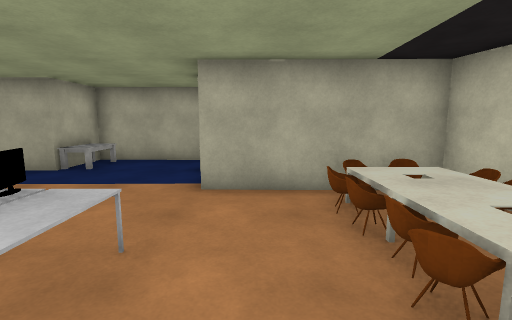
view 1 (above)

14 first-person views from a walk through a Unity game level. The camera is 1.5 m above the floor, tilts 8° down and sees 85° across. The floor is counted in squares, 1 m on a side. Each view is taken from the middle of a square. On the plan, view 1 faces up. The plan holds only what a view shows up to about 14 squares ahead; the rest is blank. The player character is not drawn. Surface patterns are stand-ins for the level's own textures.

view 2
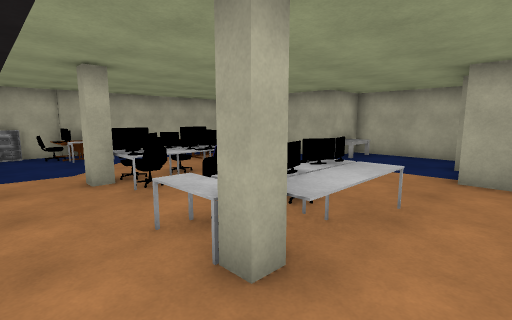

view 3
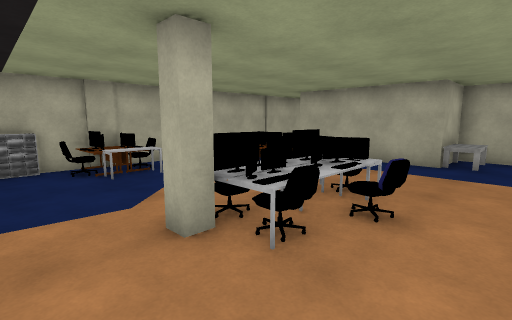

view 4
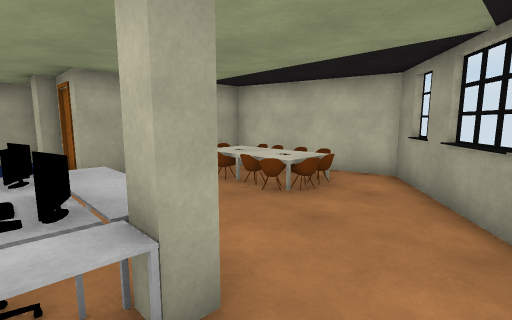

view 5
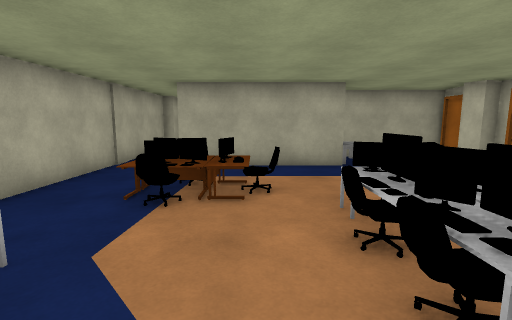

view 6
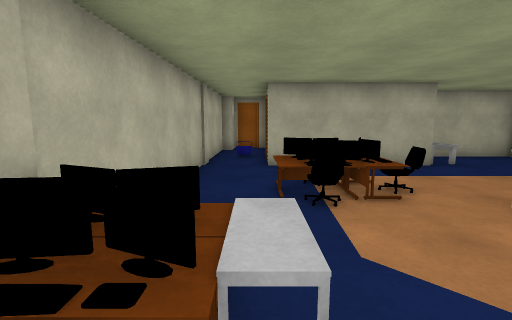

view 7
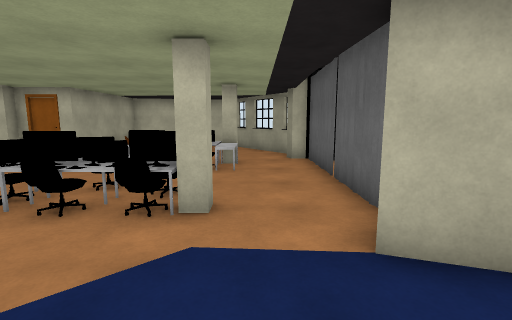

view 8
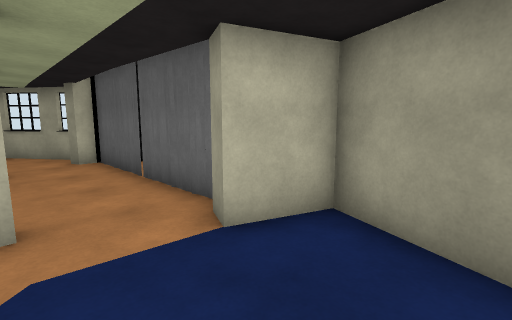

view 9
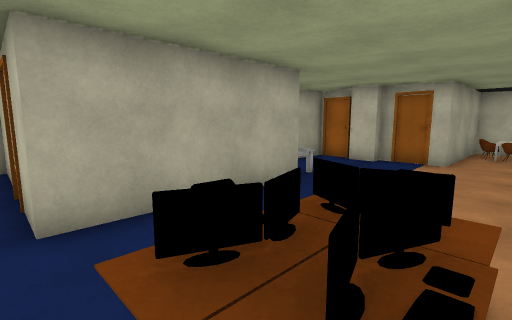

view 10
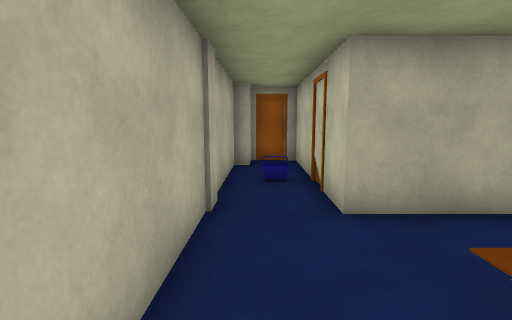

view 11
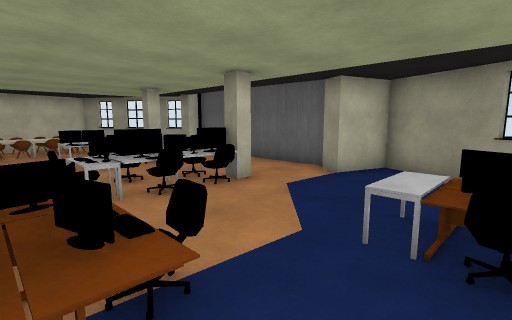

view 12
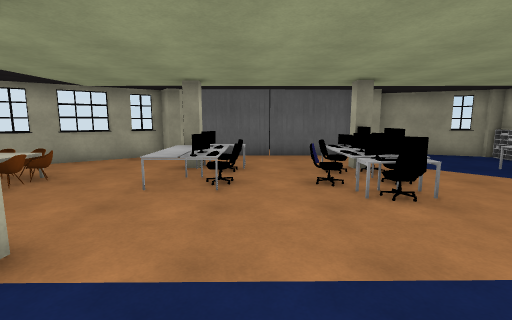

view 13
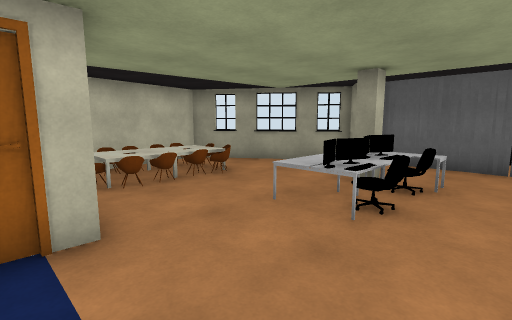

view 14
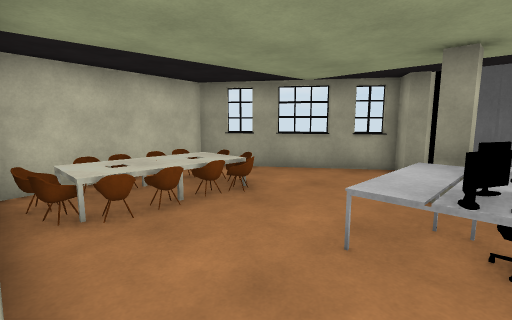

### Floor plan
Key: @ floor where view 1 was taken; # wall or solid block; . floor; = window, fence, low wall or low ledge; ^ raised ledge; O other object.
Columns run from 14 left of view 1 to 5 right of it. Each row starts with its distance up from view 1.
 15  ###
 14 ##.#
 13 #..#
 12 #..#
 11 #..#    ######
 10 #..#   ##O...#
  9 #..#####OO...#
  8 #............#
  7 #............#
  6 #..^^........######
  5 #..^^^.........OOO##
  4 #..^^..^.......OOOO#
  3 #......^^..^^...OOO#
  2 #^^...^^^..^^..OOOO#
  1 ^^^...^^^..^^...O..#
  0 #^.....#...^#.@...=#
 -1 #................###
 -2 O..............###
 -3 ##...###########
 -4  #####

Where each view was taken, in squares from view 1:
view 1: 0 up, 0 right, facing up
view 2: 2 down, 0 right, facing up-left
view 3: 2 down, 4 left, facing up-left
view 4: 2 down, 3 left, facing up-right
view 5: 1 down, 9 left, facing up
view 6: 1 down, 12 left, facing up
view 7: 1 down, 12 left, facing right
view 8: 0 up, 12 left, facing down-right
view 9: 4 up, 12 left, facing up-right
view 10: 4 up, 13 left, facing up
view 11: 5 up, 13 left, facing down-right
view 12: 9 up, 4 left, facing down
view 13: 7 up, 5 left, facing down-right
view 14: 6 up, 3 left, facing down-right
